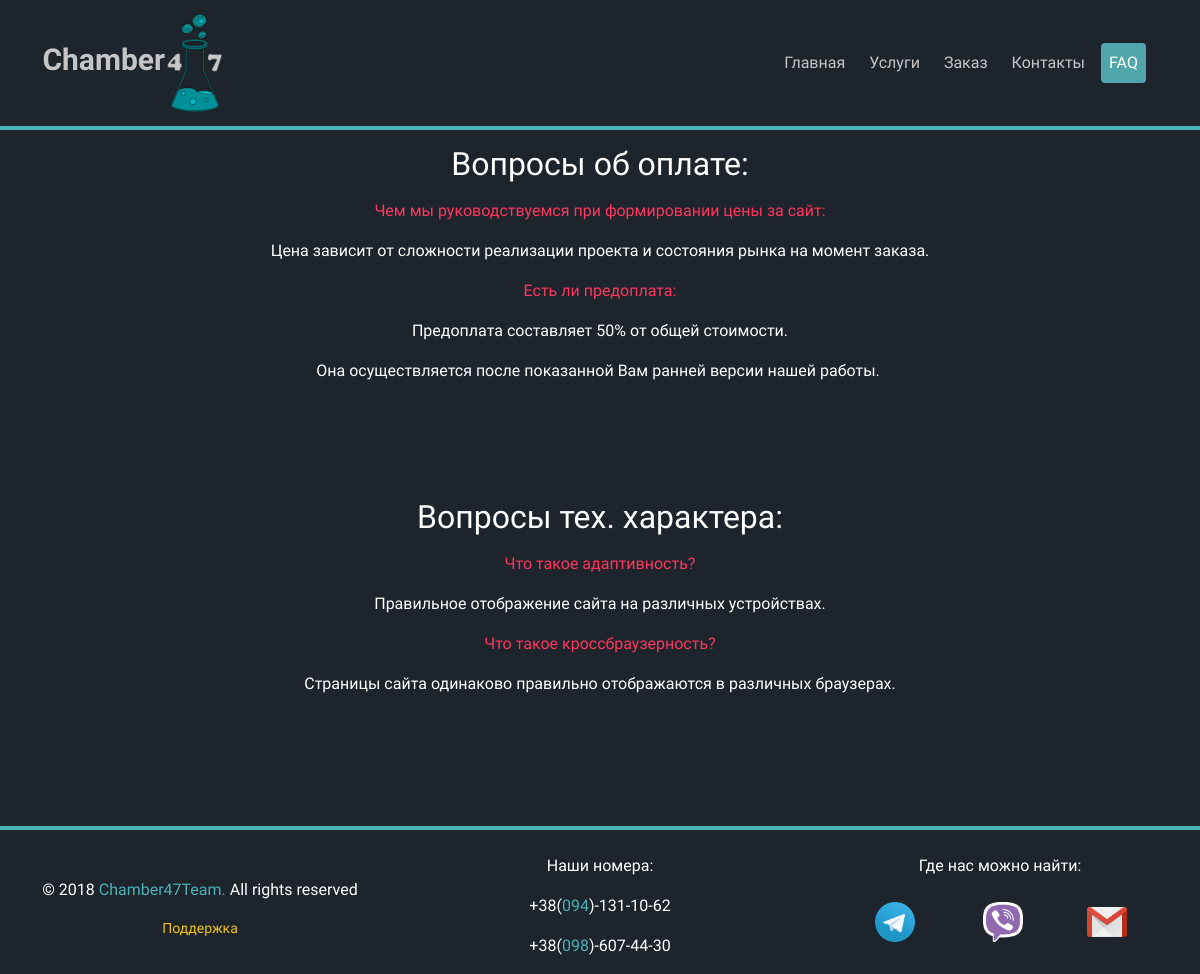
Page /main/faq on the earlier database version.
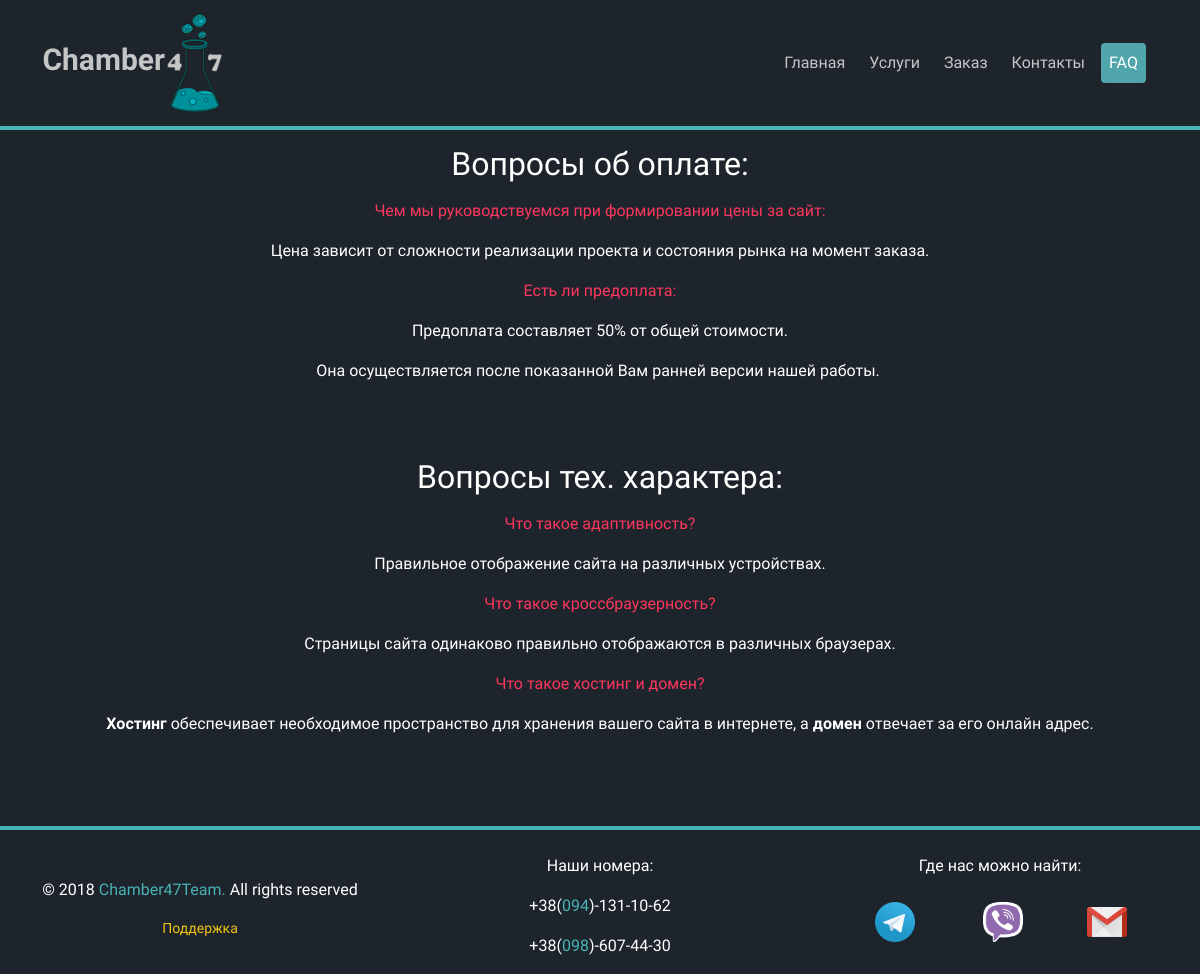
Same page on the later database version.
### main_app/models.py (models this page shows, shortened)
class FAQ(models.Model):
    class Meta:
        ordering = ['section']
        verbose_name = 'Вопрос/Ответ'
        verbose_name_plural = 'Вопросы/Ответы'
    section = models.CharField(max_length=100, db_index=True, verbose_name='Название раздела')
    description = RichTextUploadingField(blank=True, verbose_name='Описание')

### main_app/views.py (the view)
# urls.py: path('faq', views.faq, name='faq'),
def faq(request):
    faq_elements = FAQ.objects.all()
    return render(request, 'main_app/f_a_q.html', {
        'faq_elements': faq_elements
    })

### templates/main_app/f_a_q.html (shortened to what this page needs)
{% extends 'base.html' %}
    {% block main_menu %}
        <li class="nav-item">
            <a class="nav-link" href="{% url 'main_app:index' %}">Главная</a>
        </li>
        <li class="nav-item">
            <a class="nav-link" href="{% url 'main_app:service_list' %}">Услуги</a>
        </li>
        <li class="nav-item">
            <a class="nav-link" href="{% url 'forms_app:order' %}">Заказ</a>
        </li>
        <li class="nav-item">
            <a class="nav-link" href="{% url 'main_app:contacts' %}">Контакты</a>
        </li>
        <li class="nav-item  active">
            <a class="nav-link" href="{% url 'main_app:faq' %}">FAQ</a>
        </li>
    {% endblock %}
    {% block content %}
        {% for faq in faq_elements %}
            <div class="col-12" align="center">
                <h2>{{ faq.section }}</h2>
                {% autoescape off %}
                    <p>{{ faq.description }}</p>
                {% endautoescape %}
            </div>
        {% endfor %}
    {% endblock %}

Differences in the rows shown:
changed FAQ "Вопросы тех. характера:": description "…отображаются в различных браузерах." → "…отображаются в различных браузерах. Что такое хостинг и домен? Хостинг обеспечивает необходимое пространство для хранения вашего сайта в интернете, а домен отвечает за его онлайн адрес."
